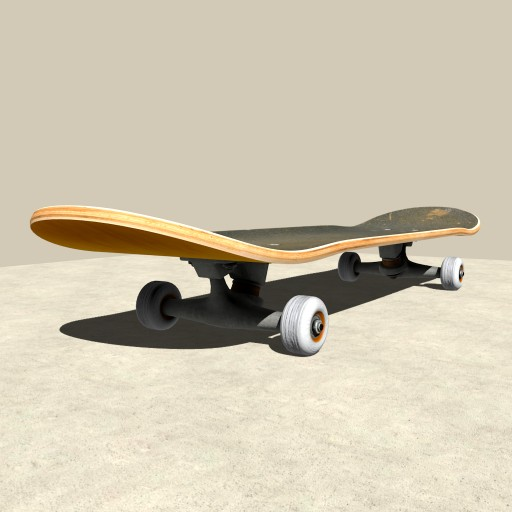
%> input picture Lab 4-P/image.jpg, 512 x 512 px
$ octave Question4.m   (GNU Octave 9; MATLAB toolbox functions it lacks are replaced by stand-ins)
%> lines starting %> are read from the running program, lines starting %| are printed output that depends on the picture; in (x1, y1, x2, y2) boxes, pixels count from 0 and x2, y2 are one past the last pixel; in counts of white or black regions, pixels touching at a corner belong together; the program's own positions count from 1
I = imread('image.jpg');
%> I is the input picture: size 512x512x3 uint8; mean R, G, B 206.3, 197.6, 176.9
I = rgb2gray(I);
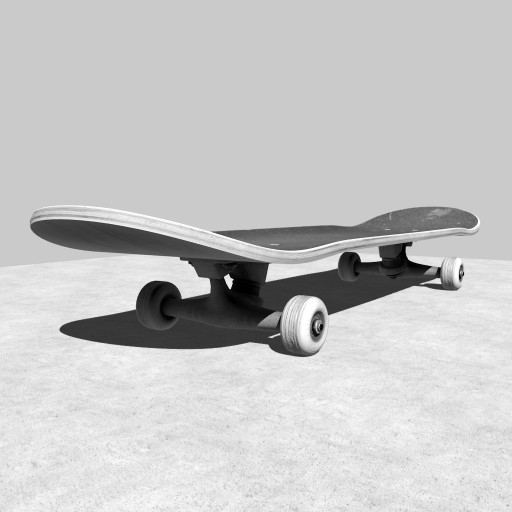
%> I: size 512x512 uint8; min 0, max 255, mean 197.8
BW1 = edge(I,'sobel');
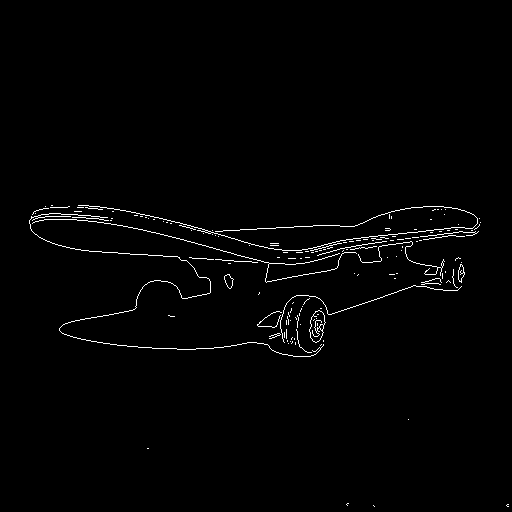
%> BW1: size 512x512 logical; 1.3% white in thin lines or dots, all inside (x1, y1, x2, y2) = (29, 205, 509, 507)
BW2 = edge(I,'canny');
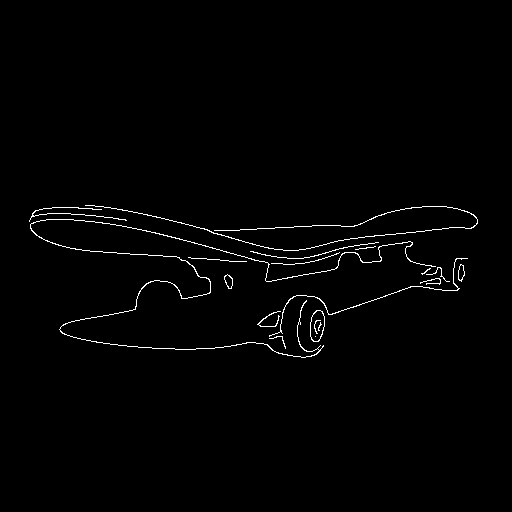
%> BW2: size 512x512 logical; 1.2% white in thin lines or dots, all inside (x1, y1, x2, y2) = (29, 205, 478, 358)
figure;
imshowpair(BW1,BW2,'montage')
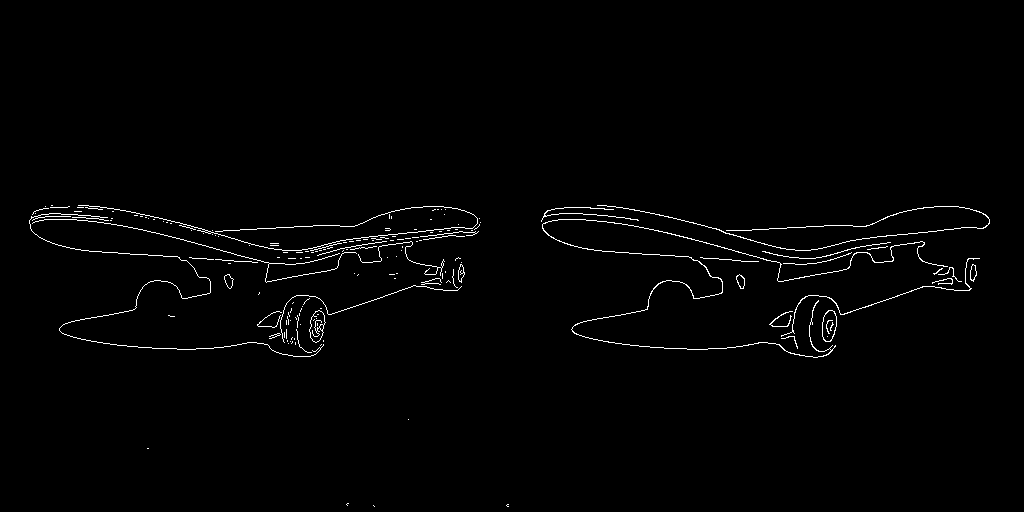
%> displayed picture: size 512x1024, on the screen's scale of 0 to 255; 1.3% white in thin lines or dots, all inside (x1, y1, x2, y2) = (29, 205, 990, 507)
title('Sobel Filter                                   Canny Filter');
